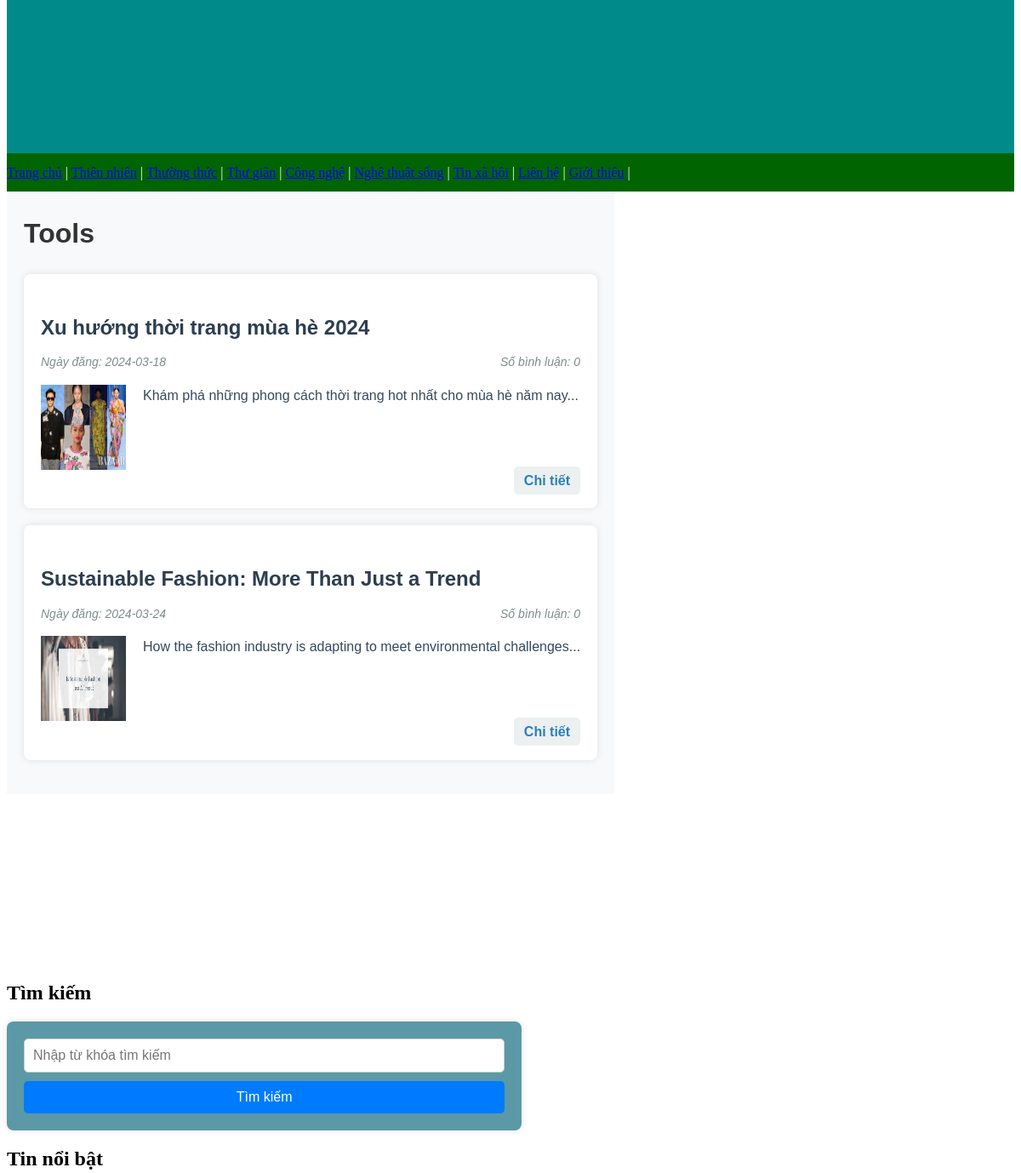
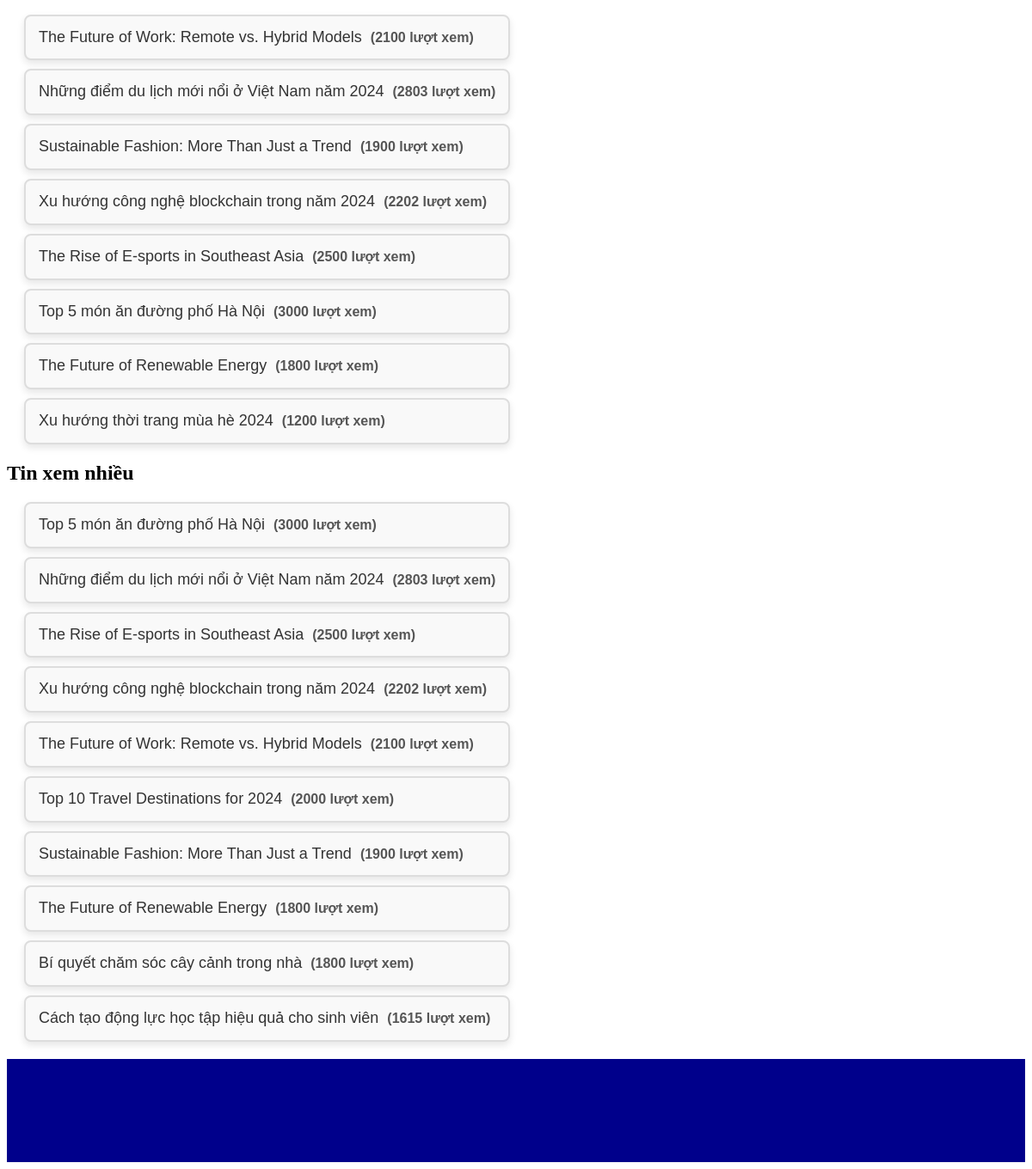
Screenshot of /index.php?page=loai&tintrongloai.php&idLT=40 with the database file from the repository (2 pictures, top to bottom).
### tables this page shows
CREATE TABLE `theloai` (
  `idTL` int(11) NOT NULL,
  `lang` varchar(11) NOT NULL,
  `TenTL` varchar(255) NOT NULL,
  `ThuTu` int(11) NOT NULL,
  `AnHien` int(11) NOT NULL,
  `HienMenu` int(11) NOT NULL
);

CREATE TABLE `loaitin` (
  `idLT` int(11) NOT NULL,
  `lang` varchar(2) NOT NULL,
  `Ten` varchar(255) NOT NULL,
  `ThuTu` int(11) NOT NULL,
  `AnHien` int(11) NOT NULL,
  `idTL` int(11) NOT NULL
);

CREATE TABLE `tin` (
  `idTin` int(11) NOT NULL,
  `lang` varchar(2) NOT NULL,
  `TieuDe` text NOT NULL,
  `TomTat` text NOT NULL,
  `Content` text DEFAULT NULL,
  `urlHinh` varchar(255) NOT NULL,
  `Ngay` date NOT NULL,
  `idTL` int(11) NOT NULL,
  `idLT` int(11) NOT NULL,
  `SoLanXem` int(11) NOT NULL,
  `NoiBat` int(11) NOT NULL,
  `AnHien` int(11) NOT NULL
);

### connectdb.php (called while the page is built, shortened)
<?php
try {
    $host = "localhost";
    $dbname = "php1_news";
    $username = "root";
    $password = "";
    $conn = new PDO("mysql:host=$host; dbname=$dbname; charset=utf8", $username, $password);
    $conn->setAttribute(PDO::ATTR_ERRMODE, PDO::ERRMODE_EXCEPTION);
} catch (PDOException $e) {
    die("Lỗi: " . $e->getMessage());
}
function layTinTrongLoai($id = 0, $page_num = 1, $page_size = 5)
{
    try {
        $startRow = ($page_num - 1) * $page_size;
        $sql = "SELECT idTin, TieuDe, TomTat, Ngay, urlHinh FROM tin WHERE idLT=$id AND AnHien=1 " .
            "LIMIT $startRow, $page_size";
        global $conn;
        $kq = $conn->query($sql);
        return $kq;
    } catch (Exception $e) {
        die("Lỗi trong hàm :" . __FUNCTION__ . ":" . $e->getMessage());
    }
}

### tinxemnhieu.php (the view, shortened to what this page needs)
<?php require_once "connectdb.php";
try {
    $sql = "SELECT idTin, TieuDe, SoLanXem FROM tin WHERE AnHien=1 ORDER BY SoLanXem DESC LIMIT 0,10";
    $kq = $conn->query($sql);
} catch (Exception $e) {
    die("Lỗi thực thi sql: " . $e->getMessage());
}
?>
<div id="txn" class="data">
    <?php foreach ($kq as $tin) {
    ?>
        <a href="index.php?page=tin&tinchitiet.php&idTin=<?php echo $tin['idTin'] ?>">
            <?php
            echo "<p>", $tin['TieuDe'], "<span>(", $tin['SoLanXem'], " lượt xem)</span></p>";
            ?>
        </a>
    <?php
    } ?>
</div>

### menu.php (shortened to what this page needs)
<?php
require_once "connectdb.php";
$sql_1 = "SELECT idTL, TenTL FROM theloai WHERE AnHien=1 AND lang='vi' " . "ORDER BY ThuTu DESC";
$theloai = $conn->query($sql_1);
?>
<ul class="menu1">
    <li><a href="index.php"> Trang chủ</a></li>
    <?php
    foreach ($theloai as $row) {
    ?>
        <li><a href="index.php?page=theloai&tintrongtheloai.php&idTL=<?php echo $row['idTL'] ?>"><?php echo $row['TenTL'] ?></a></li>
    <?php
    }
    ?>
    <li><a href="index.php?page=lienhe">Liên hệ</a></li>
    <li><a href="index.php?page=gioithieu">Giới thiệu</a></li>
</ul>

### tintrongloai.php (shortened to what this page needs)
<?php
require_once "index.php";
$idLT = $_GET['idLT'];
settype($idLT, "int");
$page_size = 5;
$page_num = 1;
$listTin = layTinTrongLoai($idLT, $page_num, $page_size);
$sql = "SELECT Ten FROM loaitin WHERE idLT=$idLT AND AnHien=1";
global $conn;
$loaitin = $conn->query($sql);
$loaitin = $loaitin->fetch();
?>
<div class="dstin">
    <h1><?php echo $loaitin['Ten'] ?></h1>
    <?php
    foreach ($listTin as $tin) {
    ?>
        <div class="tin">
            <h3 class="tieude">
                <a href="index.php?page=tin&tinchitiet.php&idTin=<?php echo $tin['idTin'] ?>">
                    <?= $tin['TieuDe'] ?>
                </a>
            </h3>
            <div class="info">
                <span class="ngay">Ngày đăng: <?= $tin['Ngay']; ?> </span>
                <span class="binhluan">Số bình luận: 0 </span>
            </div>
            <div class="container1">
                <img src="<?= $tin['urlHinh'] ?>" height="100" width="100px">
                <div class="tomtat">
                    <?= $tin['TomTat'] ?>
                </div>
            </div>
            <div class="chitiet">
                <a href="index.php?page=tin&tinchitiet.php&idTin=<?php echo $tin['idTin'] ?>">
                    Chi tiết
                </a>
            </div>
        </div>
    <?php
    }
    ?>
</div>

### tinnoibat.php (shortened to what this page needs)
<?php require_once "connectdb.php";
try {
    $sql = "SELECT idTin, TieuDe, SoLanXem FROM tin WHERE NoiBat=1 ORDER BY Ngay DESC LIMIT 0,8";
    $kq = $conn->query($sql);
} catch (Exception $e) {
    die("Lỗi thực thi sql: " . $e->getMessage());
}
?>
<div id="txn" class="data">
    <?php foreach ($kq as $tin) {
    ?>
        <a href="index.php?page=tin&tinchitiet.php&idTin=<?php echo $tin['idTin'] ?>">
            <?php echo "<p>", $tin['TieuDe'], "<span>(", $tin['SoLanXem'], " lượt xem)</span></p>"; ?>
        </a>
    <?php
    } ?>
</div>

### menu.php (style rules this page uses)
.menu1 { margin: 0; padding: 0; list-style: none }
.menu1 li { display: inline-block; height: 45px; line-height: 45px; text-align: center; color: white; }
.menu1 li::after { content: ' | ' }
.menu1 li a { color: blue; }

### tintrongloai.php (style rules this page uses)
.dstin { margin: 0 auto; padding: 20px; background-color: #f8f9fa; font-family: 'Arial', sans-serif; line-height: 1.6; color: #333; }
.tin { padding: 20px; margin-bottom: 20px; background-color: #fff; border-radius: 8px; box-shadow: 0 0 10px rgba(0, 0, 0, 0.1); }
.tieude { font-size: 24px; font-weight: bold; margin-bottom: 10px; }
.tieude a { text-decoration: none; color: #2c3e50; }
.info { display: flex; justify-content: space-between; margin-bottom: 15px; font-size: 14px; color: #7f8c8d; }
.ngay, .binhluan { font-style: italic; }
.container1 { display: flex; gap: 20px; align-items: flex-start; }
.tomtat { font-size: 16px; color: #34495e; margin-bottom: 15px; }
.chitiet { text-align: right; }
.chitiet a { text-decoration: none; color: #2980b9; font-weight: bold; background-color: #ecf0f1; padding: 8px 12px; border-radius: 5px; transition: background-color 0.3s, color 0.3s; }

### tinnoibat.php (style rules this page uses)
.data { font-family: Arial, sans-serif; line-height: 1.8em; margin: 20px; }
.data a { text-decoration: none; }
.data p { font-size: 18px; color: #333; margin: 10px 0; padding: 10px 15px; border: 2px solid #ddd; border-radius: 8px; background-color: #f9f9f9; box-shadow: 0 4px 8px rgba(0, 0, 0, 0.1); transition: transform 0.2s, box-shadow 0.2s; }
.data p span { font-size: 16px; color: #555; margin-left: 10px; font-weight: bold; }

### tinxemnhieu.php (style rules this page uses)
.data { font-family: Arial, sans-serif; line-height: 1.8em; margin: 20px; }
.data a { text-decoration: none; }
.data p { font-size: 18px; color: #333; margin: 10px 0; padding: 10px 15px; border: 2px solid #ddd; border-radius: 8px; background-color: #f9f9f9; box-shadow: 0 4px 8px rgba(0, 0, 0, 0.1); transition: transform 0.2s, box-shadow 0.2s; }
.data p span { font-size: 16px; color: #555; margin-left: 10px; font-weight: bold; }

### rows the page displays
theloai: TenTL "Thiên nhiên"
theloai: TenTL "Thường thức"
theloai: TenTL "Thư giãn"
theloai: TenTL "Công nghệ"
theloai: TenTL "Nghệ thuật sống"
theloai: TenTL "Tin xã hội"
loaitin: Ten "Tools"
tin: TieuDe "Xu hướng thời trang mùa hè 2024", Ngay "2024-03-18", urlHinh (picture), TomTat "Khám phá những phong cách thời trang hot nhất cho mùa hè năm nay...", SoLanXem "1200"
tin: TieuDe "Sustainable Fashion: More Than Just a Trend", Ngay "2024-03-24", urlHinh (picture), TomTat "How the fashion industry is adapting to meet environmental challenges...", SoLanXem "1900"
tin: TieuDe "The Future of Work: Remote vs. Hybrid Models", SoLanXem "2100"
tin: TieuDe "Những điểm du lịch mới nổi ở Việt Nam năm 2024", SoLanXem "2803"
tin: TieuDe "Xu hướng công nghệ blockchain trong năm 2024", SoLanXem "2202"
tin: TieuDe "The Rise of E-sports in Southeast Asia", SoLanXem "2500"
tin: TieuDe "Top 5 món ăn đường phố Hà Nội", SoLanXem "3000"
tin: TieuDe "The Future of Renewable Energy", SoLanXem "1800"
tin: TieuDe "Top 10 Travel Destinations for 2024", SoLanXem "2000"
tin: TieuDe "Bí quyết chăm sóc cây cảnh trong nhà", SoLanXem "1800"
tin: TieuDe "Cách tạo động lực học tập hiệu quả cho sinh viên", SoLanXem "1615"
